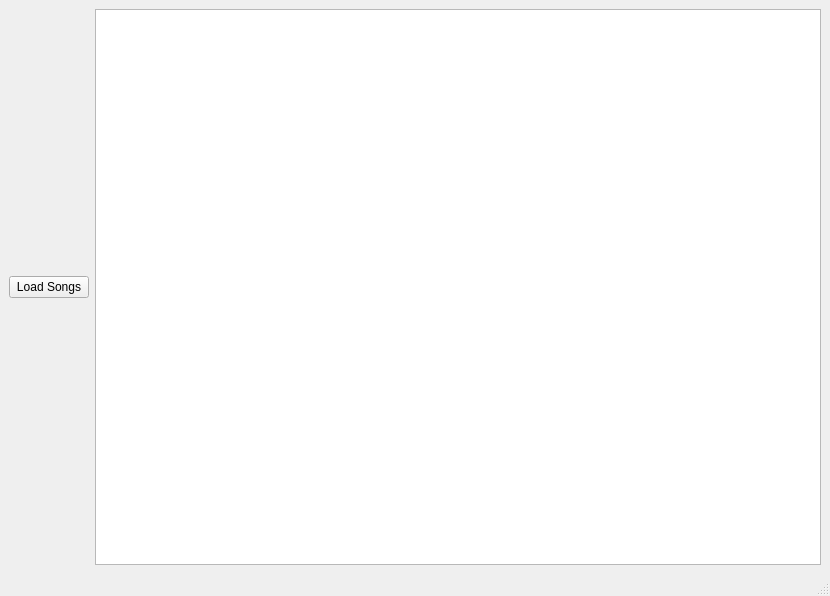
<?xml version="1.0" encoding="UTF-8"?>
<ui version="4.0">
 <class>frmMain</class>
 <widget class="QMainWindow" name="frmMain">
  <property name="geometry">
   <rect>
    <x>0</x>
    <y>0</y>
    <width>830</width>
    <height>596</height>
   </rect>
  </property>
  <property name="windowTitle">
   <string>MainWindow</string>
  </property>
  <widget class="QWidget" name="centralwidget">
   <layout class="QGridLayout" name="gridLayout">
    <item row="0" column="0">
     <widget class="QPushButton" name="btnLoadSongs">
      <property name="text">
       <string>Load Songs</string>
      </property>
     </widget>
    </item>
    <item row="0" column="1">
     <widget class="QTableView" name="qtblMainSongList"/>
    </item>
   </layout>
  </widget>
  <widget class="QMenuBar" name="menubar">
   <property name="geometry">
    <rect>
     <x>0</x>
     <y>0</y>
     <width>830</width>
     <height>21</height>
    </rect>
   </property>
  </widget>
  <widget class="QStatusBar" name="statusbar"/>
 </widget>
 <resources/>
 <connections/>
</ui>
